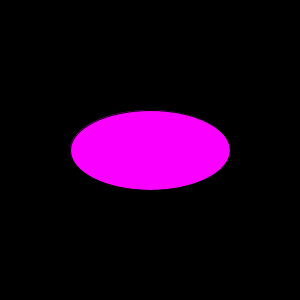
Frame 1 (no input)
Frame 60 (the mouse pressed at the canvas centre just before this capture): identical to frame 1, image omitted
Frame 120 (the mouse held since frame 60 and released just before this capture): identical to frame 1, image omitted

The Processing sketch that drew this single still picture (run headless with seeded random() and noise(); from frame 60 on, the mouse is pressed at the canvas centre):

// Processing sketch: processing_79837
// ── processing_79837.pde

float ra = 0;
 
 
void setup() {
  size(300, 300);
}
 
 
void draw(){
  background(0,0,0);
  translate(width/2,height/2);
  rotate(ra);
  fill(250,0,255);
  ellipse(0,0,160,80);
}
 
void mouseDragged() {
  ra += atan2(mouseY-height/2, mouseX-width/2) - atan2(pmouseY-height/2, pmouseX-width/2);
}
